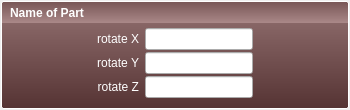
<?xml version="1.0" encoding="UTF-8"?>
<ui version="4.0">
 <class>SinglePanel</class>
 <widget class="QWidget" name="SinglePanel">
  <property name="geometry">
   <rect>
    <x>0</x>
    <y>0</y>
    <width>350</width>
    <height>110</height>
   </rect>
  </property>
  <property name="minimumSize">
   <size>
    <width>40</width>
    <height>110</height>
   </size>
  </property>
  <property name="maximumSize">
   <size>
    <width>16777215</width>
    <height>110</height>
   </size>
  </property>
  <property name="windowTitle">
   <string>Form</string>
  </property>
  <layout class="QVBoxLayout" name="verticalLayout">
   <property name="margin">
    <number>0</number>
   </property>
   <item>
    <widget class="QGroupBox" name="groupBox">
     <property name="minimumSize">
      <size>
       <width>20</width>
       <height>110</height>
      </size>
     </property>
     <property name="maximumSize">
      <size>
       <width>16777215</width>
       <height>110</height>
      </size>
     </property>
     <property name="focusPolicy">
      <enum>Qt::ClickFocus</enum>
     </property>
     <property name="styleSheet">
      <string notr="true">QGroupBox {
	border: 1px solid white;
	/*background-color: qlineargradient(x1: 0, y1: 0, x2: 0, y2: 1, stop: 0 #567, stop: 0.2 #89a, stop: 0.2001 #678, stop: 1 #345);*/
	/*background-color: qlineargradient(x1: 0, y1: 0, x2: 0, y2: 1, stop: 0 #675, stop: 0.2 #9a8, stop: 0.2001 #786, stop: 1 #453);*/
	background-color: qlineargradient(x1: 0, y1: 0, x2: 0, y2: 1, stop: 0 #755, stop: 0.2 #a88, stop: 0.2001 #866, stop: 1 #533);
	margin: 1px;
	font: bold;
	color: white;
	border-radius: 2px;
}

QGroupBox::title {
	top: 5px;
	left: 7px;
}

QGroupBox:flat {
	border: 2px solid #ee2;
}

QGroupBox:hover:!flat {
	border: 1px solid #ee2;
}
</string>
     </property>
     <property name="title">
      <string>Name of Part</string>
     </property>
     <property name="alignment">
      <set>Qt::AlignCenter</set>
     </property>
     <property name="flat">
      <bool>false</bool>
     </property>
     <layout class="QGridLayout" name="gridLayout" columnstretch="2,0,0,2">
      <property name="topMargin">
       <number>24</number>
      </property>
      <property name="bottomMargin">
       <number>6</number>
      </property>
      <property name="verticalSpacing">
       <number>0</number>
      </property>
      <item row="0" column="3">
       <spacer name="spacerAfter">
        <property name="orientation">
         <enum>Qt::Horizontal</enum>
        </property>
        <property name="sizeHint" stdset="0">
         <size>
          <width>40</width>
          <height>20</height>
         </size>
        </property>
       </spacer>
      </item>
      <item row="0" column="2">
       <widget class="QLineEdit" name="rotateXEdit">
        <property name="enabled">
         <bool>true</bool>
        </property>
        <property name="sizePolicy">
         <sizepolicy hsizetype="Expanding" vsizetype="Fixed">
          <horstretch>0</horstretch>
          <verstretch>0</verstretch>
         </sizepolicy>
        </property>
        <property name="maximumSize">
         <size>
          <width>200</width>
          <height>16777215</height>
         </size>
        </property>
       </widget>
      </item>
      <item row="1" column="1">
       <widget class="QLabel" name="rotateYLabel">
        <property name="sizePolicy">
         <sizepolicy hsizetype="Expanding" vsizetype="Preferred">
          <horstretch>0</horstretch>
          <verstretch>0</verstretch>
         </sizepolicy>
        </property>
        <property name="styleSheet">
         <string notr="true">color: #fff;</string>
        </property>
        <property name="text">
         <string>rotate Y</string>
        </property>
        <property name="alignment">
         <set>Qt::AlignRight|Qt::AlignTrailing|Qt::AlignVCenter</set>
        </property>
        <property name="buddy">
         <cstring>rotateYEdit</cstring>
        </property>
       </widget>
      </item>
      <item row="0" column="1">
       <widget class="QLabel" name="rotateXLabel">
        <property name="sizePolicy">
         <sizepolicy hsizetype="Expanding" vsizetype="Preferred">
          <horstretch>0</horstretch>
          <verstretch>0</verstretch>
         </sizepolicy>
        </property>
        <property name="styleSheet">
         <string notr="true">color: #fff;</string>
        </property>
        <property name="text">
         <string>rotate X</string>
        </property>
        <property name="alignment">
         <set>Qt::AlignRight|Qt::AlignTrailing|Qt::AlignVCenter</set>
        </property>
        <property name="buddy">
         <cstring>rotateXEdit</cstring>
        </property>
       </widget>
      </item>
      <item row="1" column="2">
       <widget class="QLineEdit" name="rotateYEdit">
        <property name="enabled">
         <bool>true</bool>
        </property>
        <property name="sizePolicy">
         <sizepolicy hsizetype="Expanding" vsizetype="Fixed">
          <horstretch>0</horstretch>
          <verstretch>0</verstretch>
         </sizepolicy>
        </property>
        <property name="maximumSize">
         <size>
          <width>200</width>
          <height>16777215</height>
         </size>
        </property>
       </widget>
      </item>
      <item row="2" column="2">
       <widget class="QLineEdit" name="rotateZEdit">
        <property name="enabled">
         <bool>true</bool>
        </property>
        <property name="sizePolicy">
         <sizepolicy hsizetype="Expanding" vsizetype="Fixed">
          <horstretch>0</horstretch>
          <verstretch>0</verstretch>
         </sizepolicy>
        </property>
        <property name="maximumSize">
         <size>
          <width>200</width>
          <height>16777215</height>
         </size>
        </property>
       </widget>
      </item>
      <item row="2" column="1">
       <widget class="QLabel" name="rotateZLabel">
        <property name="sizePolicy">
         <sizepolicy hsizetype="Expanding" vsizetype="Preferred">
          <horstretch>0</horstretch>
          <verstretch>0</verstretch>
         </sizepolicy>
        </property>
        <property name="styleSheet">
         <string notr="true">color: #fff;</string>
        </property>
        <property name="text">
         <string>rotate Z</string>
        </property>
        <property name="alignment">
         <set>Qt::AlignRight|Qt::AlignTrailing|Qt::AlignVCenter</set>
        </property>
        <property name="buddy">
         <cstring>rotateZEdit</cstring>
        </property>
       </widget>
      </item>
      <item row="0" column="0">
       <spacer name="spacerBefore">
        <property name="orientation">
         <enum>Qt::Horizontal</enum>
        </property>
        <property name="sizeHint" stdset="0">
         <size>
          <width>40</width>
          <height>20</height>
         </size>
        </property>
       </spacer>
      </item>
     </layout>
    </widget>
   </item>
  </layout>
 </widget>
 <tabstops>
  <tabstop>groupBox</tabstop>
  <tabstop>rotateXEdit</tabstop>
  <tabstop>rotateYEdit</tabstop>
  <tabstop>rotateZEdit</tabstop>
 </tabstops>
 <resources/>
 <connections/>
</ui>
